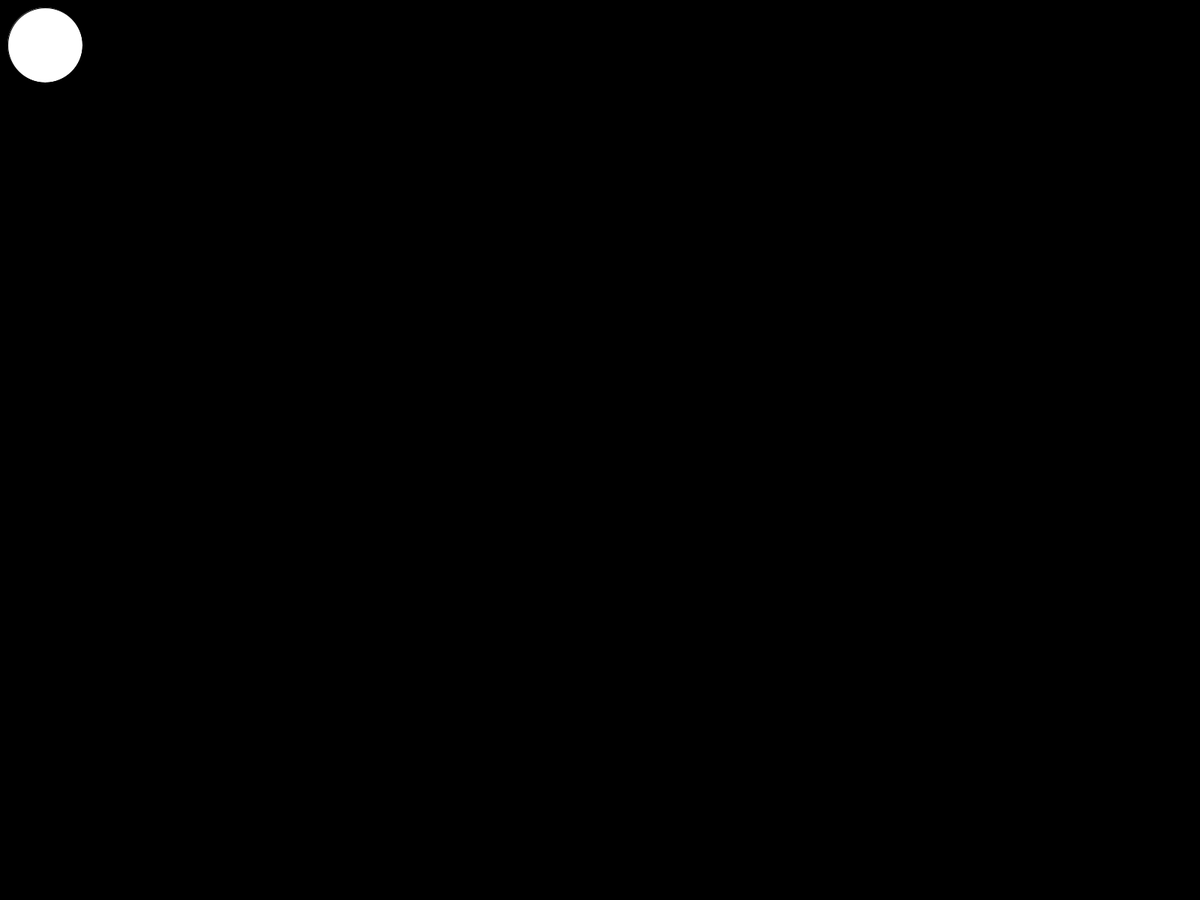
Frame 1 (no input)
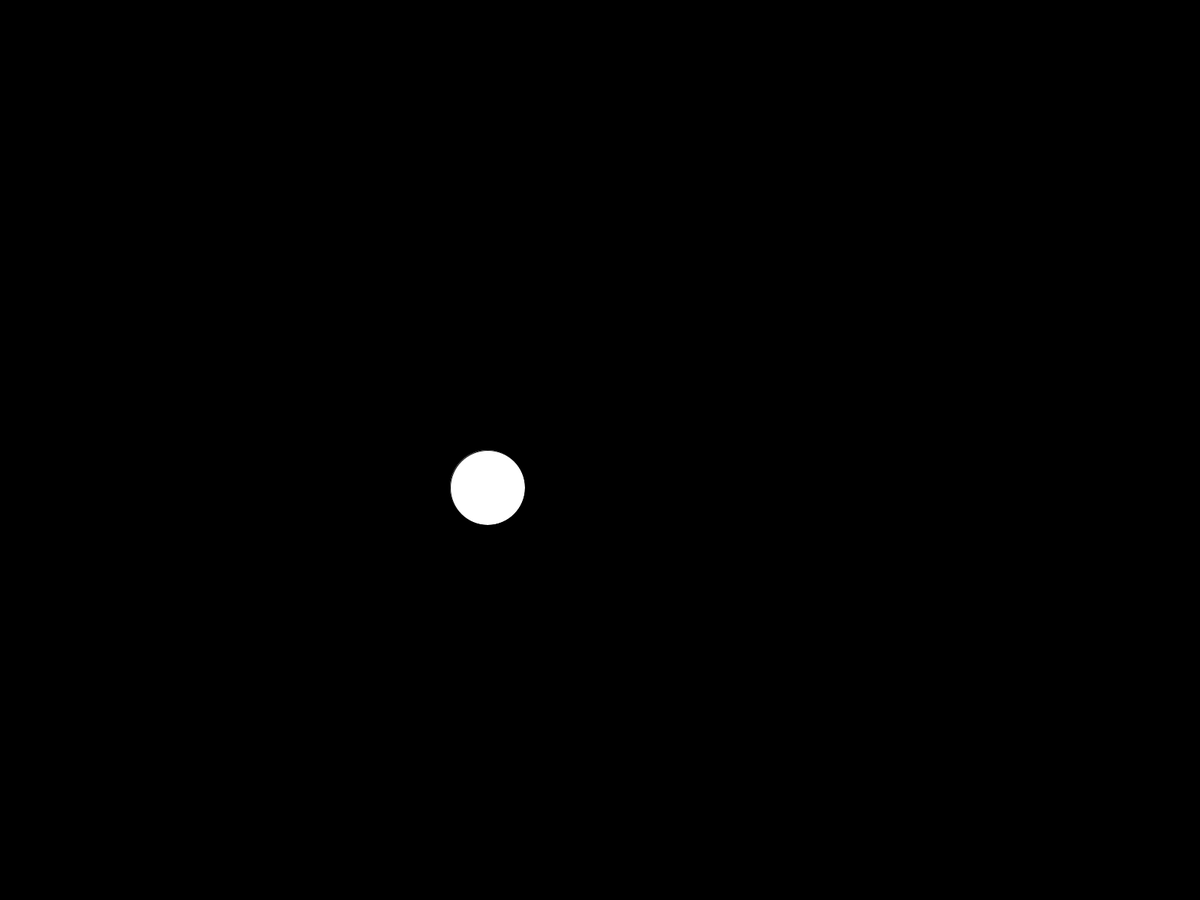
Frame 60 (the mouse pressed at the canvas centre just before this capture)
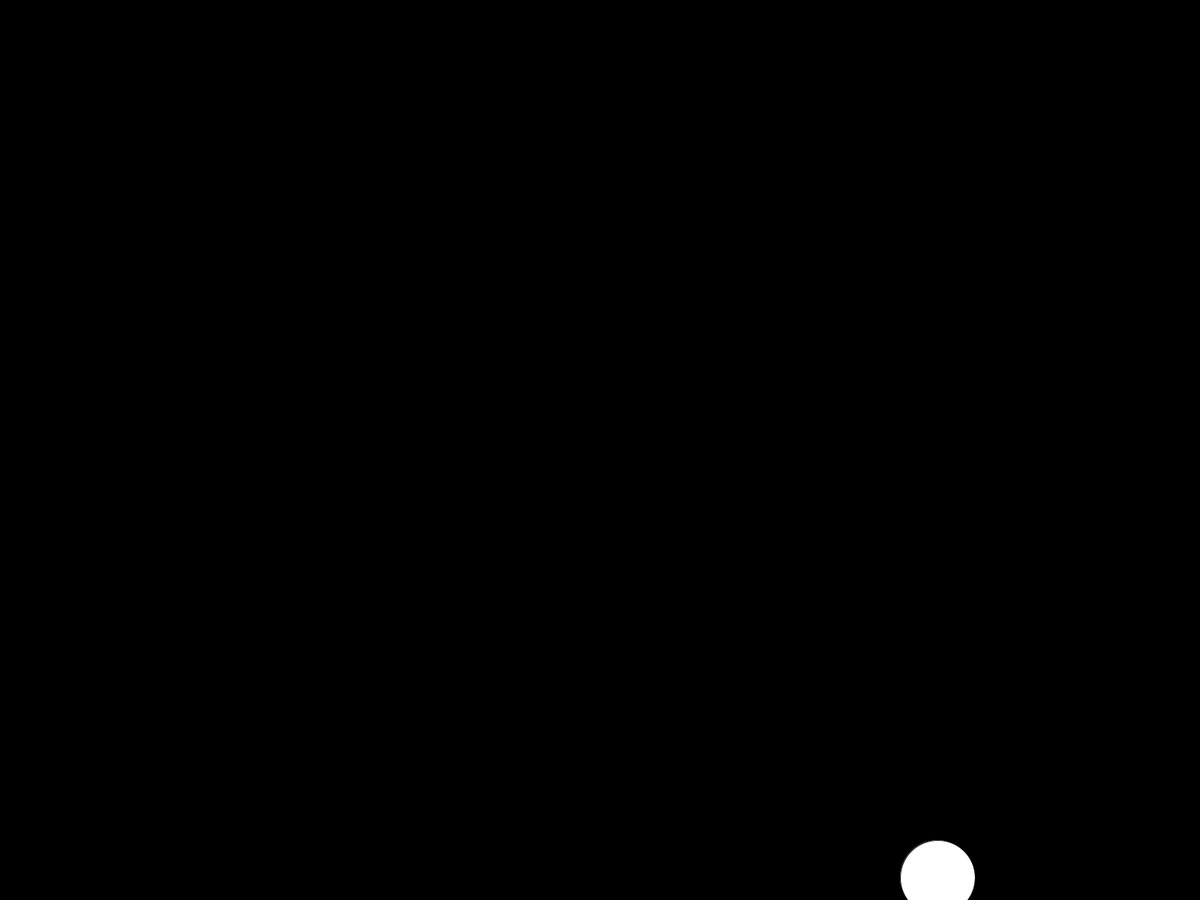
Frame 120 (the mouse held since frame 60 and released just before this capture)

The Processing sketch that drew these frames (run headless with seeded random() and noise(); from frame 60 on, the mouse is pressed at the canvas centre):

// Processing sketch: Bouncing_ball
// ── Bouncing_ball.pde
float x = width /2, y = height/2, xspeed = 10, yspeed = 10 ;

void setup() {
  fullScreen();
}

void draw () {
  direction();
  speed();
  background(0);
  fill(255);
  ellipse(x, y, 100, 100);
}

void direction() {
  if (x > width || x < 0 ) xspeed = xspeed *-1;
  if (y > height || y < 0 ) yspeed = yspeed *-1;
}

void speed() {
  x = x + xspeed;
  y = y + yspeed;
}
